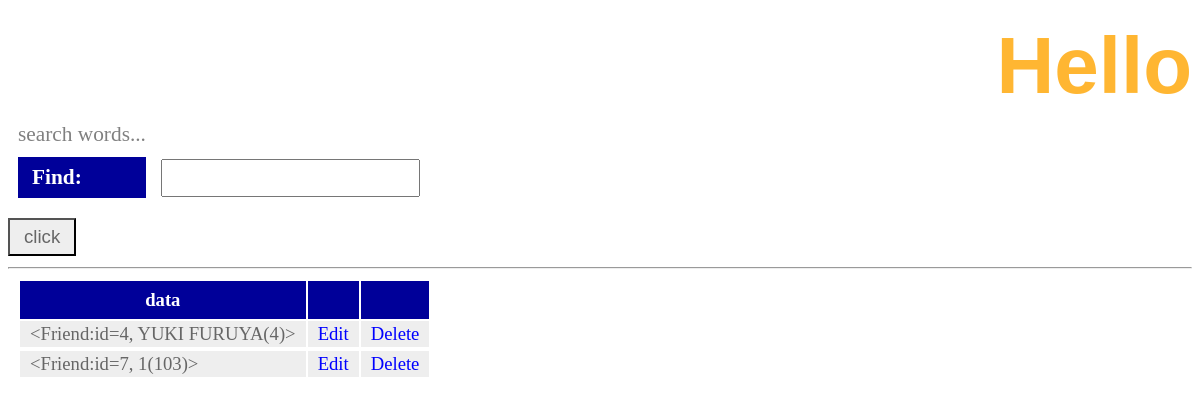
/hello/find, run on an earlier commit of the app's database.
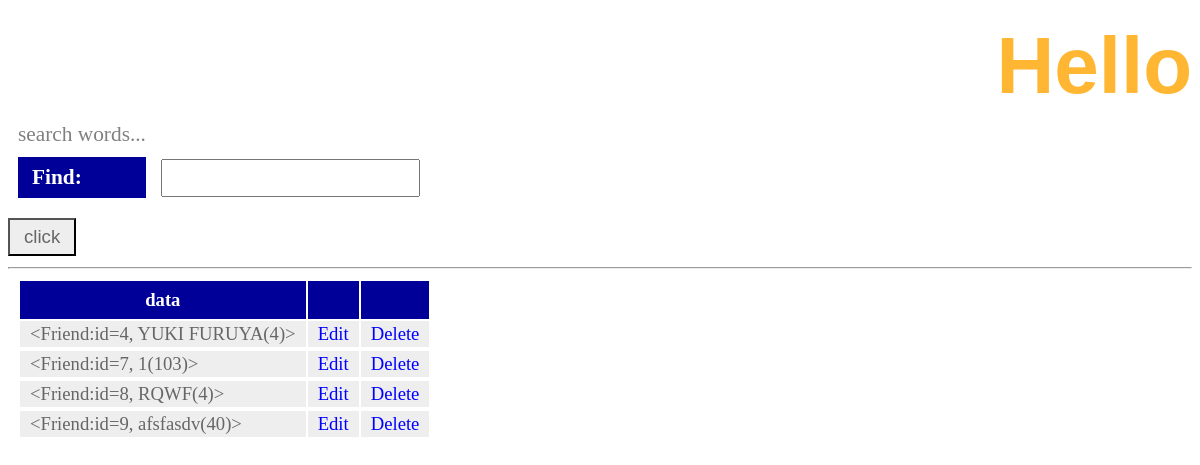
And on a later commit of the database.
### hello/models.py (models this page shows)
class Friend(models.Model):
	name = models.CharField(max_length=100)
	mail = models.EmailField(max_length=200)
	gender = models.BooleanField()
	age = models.IntegerField(default=0)
	birthday = models.DateField()
	def __str__(self):
		return '<Friend:id=' + str(self.id) + ', ' + self.name + '(' + str(self.age) + ')>'

### hello/views.py (the view)
# urls.py: path('find', views.find, name='find'),
def find(request):
    if (request.method == 'POST'):
        msg = 'search result:'
        form = FindForm(request.POST)
        str = request.POST['find']
        list = str.split()
        data = Friend.objects.filter(name__in=list)
    else:
        msg = 'search words...'
        form = FindForm()
        data = Friend.objects.all()
    params = {
        'title': 'Hello',
        'message': msg,
        'form': form,
        'data': data,
    }
    return render(request, 'hello/find.html', params)

### hello/forms.py
class FindForm(forms.Form):
    find = forms.CharField(label='Find', required=False)

### hello/templates/hello/find.html (shortened to what this page needs)
{% load static %}
<!doctype html>
<html lang="ja">
  <head>
    <link rel="stylesheet" type="text/css"
        href="{% static 'hello/css/style.css' %}" />
  </head>
  <body>
    <h1>{{title}}</h1>
    <p>{{message|safe}}</p>
    <form action="{% url 'find' %}" method="post">
      {{form.as_p}}
      <input type="submit" value="click">
    </form>
    <hr>
    <table>
      <tr>
        <th>data</th>
        <th></th>
        <th></th>
      </tr>
      {% for item in data %}
      <tr>
        <td>{{item}}</td>
        <td><a href="{% url 'edit' item.id %}">Edit</a></td>
        <td><a href="{% url 'delete' item.id %}">Delete</a></td>
      <tr>
      {% endfor %}
    </table>
  </body>
</html>

What changed in the data, as far as the page shows it:
added Friend: id+name+age "<Friend:id=8, RQWF(4)>"
added Friend: id+name+age "<Friend:id=9, afsfasdv(40)>"
